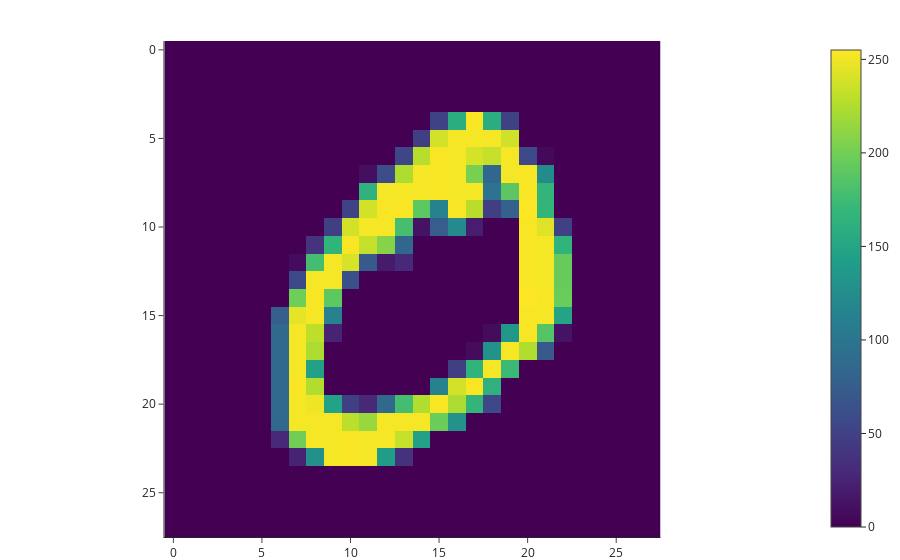

Notebook code for this chart:
### Code cell
px.imshow(img_array[1]).show()

### Figure 1 — Plotly figure (JSON) as saved in the notebook; plotly's stock layout.template omitted (floating-point values rounded to 4 significant figures; data arrays with more than 128 entries replaced by an {"elided": "..."} marker saying what was removed)
{"data": [{"coloraxis": "coloraxis", "hovertemplate": "x: %{x}<br>y: %{y}<br>color: %{z}<extra></extra>", "name": "0", "type": "heatmap", "xaxis": "x", "yaxis": "y", "z": {"elided": "28x28 int values"}}], "layout": {"coloraxis": {"colorscale": [[0, "#440154"], [0.1111, "#482878"], [0.2222, "#3e4989"], [0.3333, "#31688e"], [0.4444, "#26828e"], [0.5556, "#1f9e89"], [0.6667, "#35b779"], [0.7778, "#6ece58"], [0.8889, "#b5de2b"], [1, "#fde725"]]}, "xaxis": {"anchor": "y", "constrain": "domain", "domain": [0, 1], "scaleanchor": "y"}, "yaxis": {"anchor": "x", "autorange": "reversed", "constrain": "domain", "domain": [0, 1]}}}
